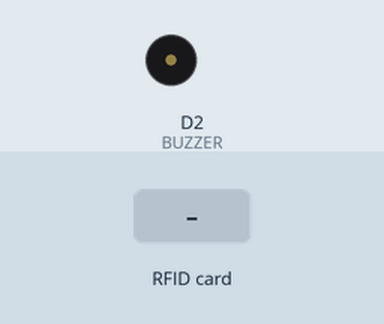
The sketch below on a simulated ESP8266 (NodeMCU). Shown: buzzer (waves = sounding, pin HIGH). The inputs (shaded band) are chosen by the test bench. WiFi joins after 1.5 s; servers stay silent unless stated; uploads are accepted with an empty reply; what the sketch prints to the serial monitor is not drawn.

Above: at 5.2 s.
5.3 s: RFID card 11 22 33 44 held to the reader
At 6.6 s:
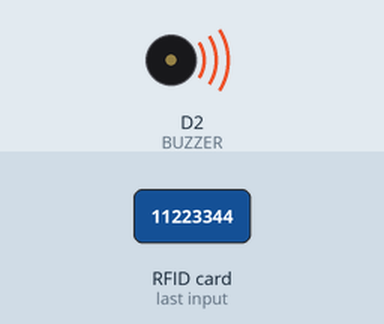
Timing chart, 0 to 11.1 s (numbered marks = the images above; inputs shaded):
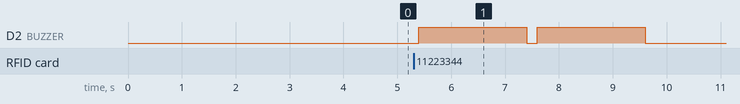

Measured:
- after the input at 5.3 s, D2 (BUZZER): alternates HIGH for 2.0 s and LOW for 0.20 s, 4 changes in all, then stays LOW, starting after 0.10 s

The sketch:

RFIDPHP2.ino
```cpp
#include <SPI.h>
#include <MFRC522.h>
#include <Arduino.h>
#include <ESP8266WiFi.h>
#include <ESP8266WiFiMulti.h>
#include <ESP8266HTTPClient.h>
#include<WiFiClient.h>


// Fingerprint for demo URL, expires on June 2, 2021, needs to be updated well before this date
const uint8_t fingerprint[20] = {0x72, 0x01, 0xe1, 0x17, 0x23, 0xe8, 0xaf, 0xd3, 0xd6, 0x91, 0x08, 0xca, 0x87, 0x98, 0x81, 0xa7, 0x98, 0xa6, 0x85, 0x08};
#define RST_PIN  D3     // Configurable, see typical pin layout above
#define SS_PIN   D4     // Configurable, see typical pin layout above
#define BUZZER   D2     // Configurable, see typical pin layout above

MFRC522 mfrc522(SS_PIN, RST_PIN);  // Instance of the class
MFRC522::MIFARE_Key key;
ESP8266WiFiMulti WiFiMulti;
MFRC522::StatusCode status;
WiFiClient client;
/* Be aware of Sector Trailer Blocks */
int blockNum = 2;

/* Create another array to read data from Block */
/* Legthn of buffer should be 2 Bytes more than the size of Block (16 Bytes) */
byte bufferLen = 18;
byte readBlockData[18];
//https://script.google.com/macros/s/AKfycbzPoHUGShk5wd7o0hJ9wsrFzdQVKQgPLF7Xrpy4XBuArySprYu3DGCeltyIS27fzSDfFg/exec
String data2,postData;
const String data1 = "";

void setup()
{
  /* Initialize serial communications with the PC */
  Serial.begin(9600);
  // Serial.setDebugOutput(true);

  Serial.println();
  Serial.println();
  Serial.println();

  for (uint8_t t = 4; t > 0; t--)
  {
    Serial.printf("[SETUP] WAIT %d...\n", t);
    Serial.flush();
    delay(1000);
  }

  WiFi.mode(WIFI_STA);

  /* Put your WIFI Name and Password here */
  WiFiMulti.addAP("YPNPAPDP","11223344");

  /* Set BUZZER as OUTPUT */
  pinMode(BUZZER, OUTPUT);
  /* Initialize SPI bus */
  SPI.begin();
}

void loop()
{
  /* Initialize MFRC522 Module */
  mfrc522.PCD_Init();
  /* Look for new cards */
  /* Reset the loop if no new card is present on RC522 Reader */
  if ( ! mfrc522.PICC_IsNewCardPresent())
  {
    return;
  }
  /* Select one of the cards */
  if ( ! mfrc522.PICC_ReadCardSerial())
  {
    return;
  }
  /* Read data from the same block */
  Serial.println();
  Serial.println(F("Reading last data from RFID..."));
  ReadDataFromBlock(blockNum, readBlockData);
  /* If you want to print the full memory dump, uncomment the next line */
  //mfrc522.PICC_DumpToSerial(&(mfrc522.uid));

  /* Print the data read from block */
  Serial.println();
  Serial.print(F("Last data in RFID:"));
  Serial.print(blockNum);
  Serial.print(F(" --> "));
  for (int j=0 ; j<16 ; j++)
  {
    Serial.write(readBlockData[j]);
  }
  Serial.println();
  digitalWrite(BUZZER, HIGH);
  delay(2000);
  digitalWrite(BUZZER, LOW);
  delay(200);
  digitalWrite(BUZZER, HIGH);
  delay(2000);
  digitalWrite(BUZZER, LOW);

  // wait for WiFi connection
  if ((WiFiMulti.run() == WL_CONNECTED))
  {
    std::unique_ptr<BearSSL::WiFiClientSecure>client(new BearSSL::WiFiClientSecure);

    //client->setFingerprint(fingerprint);
    // Or, if you happy to ignore the SSL certificate, then use the following line instead:
     client->setInsecure();

    data2 = data1 + String((char*)readBlockData);
    data2.trim();
    Serial.println(data2);


  }

HTTPClient http;
postData = "Name=" + data2 ;

http.begin(client,"http://192.168.1.45/nodemcu/dbwrite.php");              // Connect to host where MySQL databse is hosted
http.addHeader("Content-Type", "application/x-www-form-urlencoded");            //Specify content-type header


int httpCode = http.POST(postData);   // Send POST request to php file and store server response code in variable named httpCode
Serial.println("Values are, Name = " + data2  );


// if connection eatablished then do this
if (httpCode == 200) { Serial.println("Values uploaded successfully."); Serial.println(httpCode);
String webpage = http.getString();    // Get html webpage output and store it in a string
Serial.println(webpage + "\n");
}

// if failed to connect then return and restart

else {
  Serial.println(httpCode);
  Serial.println("Failed to upload values. \n");
  http.end();
  return; }

}
void ReadDataFromBlock(int blockNum, byte readBlockData[])
{
  /* Prepare the ksy for authentication */
  /* All keys are set to FFFFFFFFFFFFh at chip delivery from the factory */
  for (byte i = 0; i < 6; i++)
  {
    key.keyByte[i] = 0xFF;
  }
  /* Authenticating the desired data block for Read access using Key A */
  status = mfrc522.PCD_Authenticate(MFRC522::PICC_CMD_MF_AUTH_KEY_A, blockNum, &key, &(mfrc522.uid));

  if (status != MFRC522::STATUS_OK)
  {
     Serial.print("Authentication failed for Read: ");
     Serial.println(mfrc522.GetStatusCodeName(status));
     return;
  }
  else
  {
    Serial.println("Authentication success");
  }

  /* Reading data from the Block */
  status = mfrc522.MIFARE_Read(blockNum, readBlockData, &bufferLen);
  if (status != MFRC522::STATUS_OK)
  {
    Serial.print("Reading failed: ");
    Serial.println(mfrc522.GetStatusCodeName(status));
    return;
  }
  else
  {
    Serial.println("Block was read successfully");
  }
}
```
